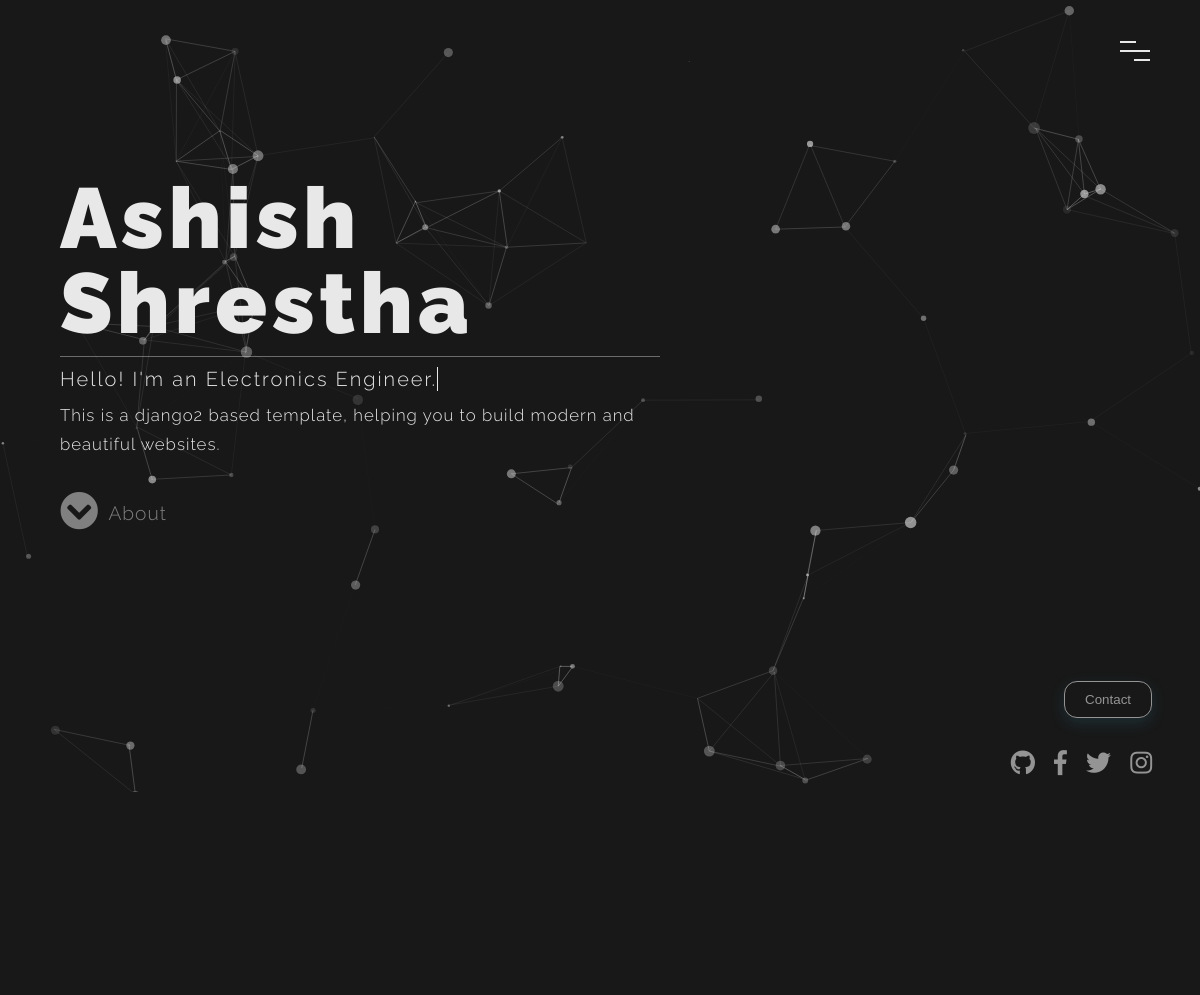
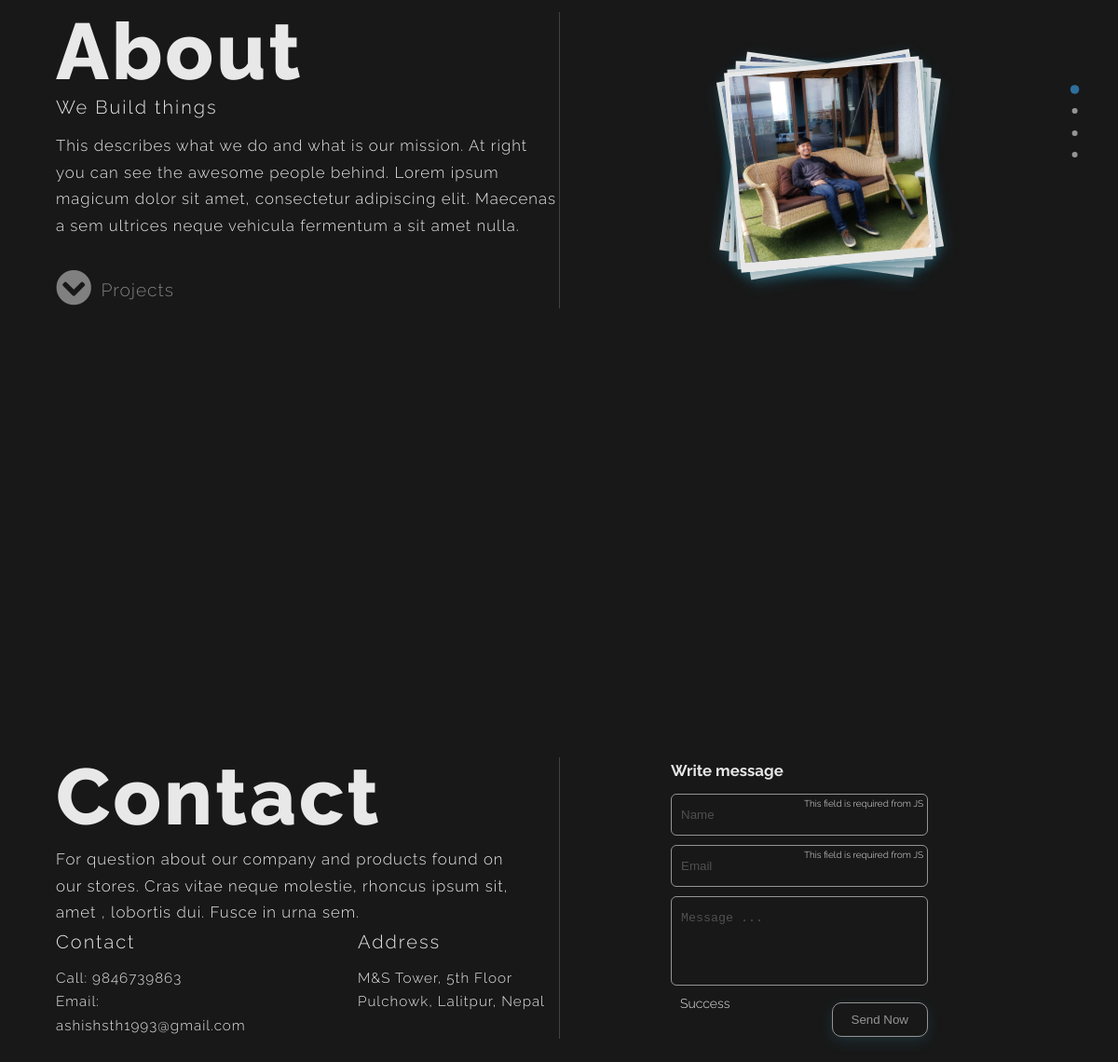
The page / on the database its author committed (2 pictures, top to bottom).
### pages/models.py (models this page shows, shortened)
class LandingPage(models.Model):
    brand_name = models.CharField(max_length=15)
    brand_name_2 = models.CharField(max_length=15)
    brand_heading = models.TextField(null=True, blank=True)
    brand_paragraph = models.TextField(null=True, blank=True)
    animation_text_1 = models.CharField(max_length=50, null=True, blank=True)
    animation_text_2 = models.CharField(max_length=50, null=True, blank=True)
    animation_text_3 = models.CharField(max_length=20, null=True, blank=True)
    next_page_button = models.CharField(max_length=12)
    facebook_link = models.CharField(max_length=50, default="https://www.facebook.com")
    twitter_link = models.CharField(max_length=50, default="https://www.twitter.com")
    instagram_link = models.CharField(max_length=50, default="https://www.instagram.com")
    github_link = models.CharField(max_length=50, default="https://www.github.com")

class AboutPage(models.Model):
    title = models.CharField(max_length=20)
    subheading = models.CharField(max_length=20, blank=True, null=True)
    description = models.TextField()
    next_page_button = models.CharField(max_length=15)
    image_1 = models.ImageField(upload_to='img/about_images', blank=True)
    image_1_alt = models.CharField(max_length=20, default="Image1")
    image_2 = models.ImageField(upload_to='img/about_images', blank=True)
    image_2_alt = models.CharField(max_length=20, default="Image2")
    image_3 = models.ImageField(upload_to='img/about_images', blank=True)
    image_3_alt = models.CharField(max_length=20, default="Image3")
    image_4 = models.ImageField(upload_to='img/about_images', blank=True)
    image_4_alt = models.CharField(max_length=20, default="Image4")
    image_5 = models.ImageField(upload_to='img/about_images', blank=True)
    image_5_alt = models.CharField(max_length=20, default="Image5")

class ContactPage(models.Model):
    title = models.CharField(max_length=10)
    description = models.TextField(default="Lorem ipsum Dolor Mita")
    number = models.IntegerField()
    email = models.EmailField()
    address = models.TextField()

### pages/views.py (the view)
# urls.py: path('', homepage_view, name='homepage_view'),
def homepage_view(request, *args, **kwargs):
    landing_page = LandingPage.objects.get(id=1)
    about_page = AboutPage.objects.get(id=1)
    contact_page = ContactPage.objects.get(id=1)
    context = {
        'landing': landing_page,
        'about': about_page,
        'contact': contact_page,
    }
    return render(request, 'pages/home.html', context)

### pages/templates/pages/home.html (shortened to what this page needs)
{% load static %}
<!doctype html>
<html lang="en">
<head>
    <link rel="stylesheet" href="https://use.fontawesome.com/releases/v5.6.1/css/all.css">
    <link rel="stylesheet" href="{% static 'pages/css/style.css' %}">
</head>
<body>
    <div class="site-wrap">
        {% include 'pages/header.html' %}
        <div id="particles-js"></div>
        {% include 'pages/landingpage.html' %}
        {% include 'pages/aboutpage.html' %}
        {% include 'pages/contactpage.html' %}
    </div>
</body>
</html>

### pages/templates/pages/header.html (shortened to what this page needs)
{% load static %}
<header class="site-header">
    <div class="header-wrap">
        <nav>
            <div class="nav-button-wrap">
                <div class="menu-icon hover-target">
                    <span class="menu-icon__line menu-icon__line-left"></span>
                    <span class="menu-icon__line"></span>
                    <span class="menu-icon__line menu-icon__line-right"></span>
                </div>
            </div>
        </nav>
    </div>
</header>
<div class="dotted-nav">
    <nav id="cd-vertical-nav">
        <ul>
            <li><a href="#landingpage" data-number="1" class="scrollsmooth"><span class="cd-dot"></span><span class="cd-label">Home</span></a></li>
            <li><a href="#aboutpage" data-number="2" class="scrollsmooth"><span class="cd-dot"></span><span class="cd-label">About</span></a></li>
            <li><a href="#projects" data-number="3" class="scrollsmooth"><span class="cd-dot"></span><span class="cd-label">Projects</span></a></li>
            <li><a href="#contactpage" data-number="4" class="scrollsmooth"><span class="cd-dot"></span><span class="cd-label">Contact</span></a></li>
        </ul>
    </nav>
</div>

### pages/templates/pages/landingpage.html
{% load static %}
<div class="landingpage-wrap cd-section" id="landingpage">
    <div class="landingpage-row">
        <div class="content-wrap">
            <h1 class="brandName">{{ landing.brand_name }}</h1>
            <h1 class="brandName2">{{ landing.brand_name_2 }}</h1>
            <hr/>
            <h4 class="brandHeading">{{ landing.brand_heading }}
                <span class="txt-type" data-wait="1000" data-words='["{{ landing.animation_text_1 }}", "{{ landing.animation_text_2 }}", "{{ landing.animation_text_3 }}"]'></span>
            </h4>
            <p class="brandParagraph">{{ landing.brand_paragraph }}</p>
            <div class="next-page-wrap">
                <div class="button-wrap">
                    <a href="#aboutpage" class="scrollsmooth">
                        <i class="fas fa-chevron-circle-down" id="down-arrow"></i>
                        <span class="next-page-text">{{ landing.next_page_button }}</span>
                    </a>
                </div>
            </div>
        </div>
    </div>
    <div class="landingpage-footer-wrap">
        <div class="contact-button-wrap">
            <a href="#contactpage" class="scrollsmooth"><input type="button" name="contact" value="Contact"></a>
        </div>
        <div class="social-media-wrap">
            <a href="{{ landing.github_link }}" target="_blank" title="{{ landing.brand_name }}'s Github"><i class="fab fa-github"></i></a>
            <a href="{{ landing.facebook_link }}" target="_blank" title="{{ landing.brand_name }}'s Facebook"><i class="fab fa-facebook-f"></i></a>
            <a href="{{ landing.twitter_link }}" target="_blank" title="{{ landing.brand_name }}'s Twitter"><i class="fab fa-twitter"></i></a>
            <a href="{{ landing.instagram_link }}" target="_blank" title="{{ landing.brand_name }}"><i class="fab fa-instagram"></i></a>
        </div>
    </div>
</div>

### pages/templates/pages/aboutpage.html (shortened to what this page needs)
{% load static %}
<div class="about-wrap cd-section" id="aboutpage">
    <div class="about-content-wrap">
        <h1>{{ about.title }}</h1>
        <h4>{{ about.subheading }}</h4>
        <p>{{ about.description }}</p>
        <div class="next-page-wrap">
            <div class="button-wrap">
                <a href="#">
                    <i class="fas fa-chevron-circle-down" id="down-arrow"></i>
                    <span class="next-page-text">{{ about.next_page_button }}</span>
                </a>
            </div>
        </div>
    </div>
    <div class="image-content-wrap">
        <div class="images">
            <img src="{{ about.image_5.url }}" alt="{{ about.image_5_alt }}" class="image" width="300px" height="300px">
        </div>
    </div>
</div>

### pages/templates/pages/contactpage.html
{% load static %}
<div class="contact-wrap cd-section" id="contactpage">
    <div class="contact-content-wrap">
        <div class="main-content">
            <h1>{{ contact.title }}</h1>
            <p>{{ contact.description }}</p>
        </div>
        <div class="sub-contact">
            <h4>Contact</h4>
            <p class="contact-number"><span>Call: </span> {{ contact.number }}</p>
            <p class="contact-email"><span>Email: </span>{{ contact.email }}</p>
        </div>
        <div class="sub-address">
            <h4>Address</h4>
            <p class="company-address">{{ contact.address }}</p>
        </div>
    </div>
    <div class="contact-form-wrap">
        <h3 class="contact-form-heading">Write message</h3>
        <div class="form-group-wrap">
            <div class="form-group name">
                <input type="text" class="form-control" id="contact-form-name" name="name" placeholder="Name" required aria-required="true" aria-invalid="true">
                <label id="name-error" class="error" for="contact-form-name">This field is required from JS</label>
            </div>
            <div class="form-group email">
                <input type="email" id="contact-form-email" placeholder="Email" name="email" class="form-control" required aria-required="true" aria-invalid="true">
                <label for="contact-form-email" id="email-error" class="error">This field is required from JS</label>
            </div>
            <div class="form-group message">
                <textarea name="message" id="contact-form-message"  placeholder="Message ..." required aria-required="true" aria-invalid="false"></textarea>
                <label for="contact-form-message"> Success </label>
            </div>
            <div class="submit-message">
                <input type="submit" id="submit-message" class="submit-button" name="submit-message" value="Send Now">
            </div>
        </div>
    </div>
</div>

### rows shown on the page
LandingPage: brand_name "Ashish", brand_name_2 "Shrestha", brand_heading "Hello! I'm", brand_paragraph "This is a django2 based template, helping you to build modern and beautiful websites.", next_page_button "About"
AboutPage: title "About", subheading "We Build things", description "This describes what we do and what is our mission. At right you can see the awesome people behind. Lorem ipsum magicum dolor sit amet, consectetur adipiscing elit. Maecenas a sem ultrices neque vehicula fermentum a sit amet nulla.", next_page_button "Projects", image_5 (picture)
ContactPage: title "Contact", description "For question about our company and products found on our stores. Cras vitae neque molestie, rhoncus ipsum sit, amet , lobortis dui. Fusce in urna sem.", number "9846739863", email "ashishsth1993@gmail.com", address "M&S Tower, 5th Floor Pulchowk, Lalitpur, Nepal"
